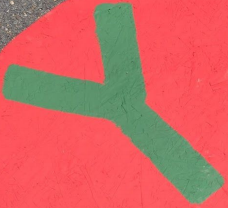
#> input picture letter_detect/test2_roi.png, 228 x 208 px
$ python orientation.py
#> lines starting #> are read from the running program, lines starting #| are printed output that depends on the picture; after the words box and inside, x2 and y2 are one past the last pixel; in counts of white or black regions, pixels touching at a corner belong together
import numpy as np
import cv2
from matplotlib import pyplot as plt

MIN_MATCH_COUNT = 10

img1 = cv2.imread('Y.png',0)          # queryImage
img2 = cv2.imread('test2_roi.png',0) # trainImage
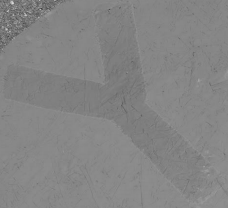
#> img2: shape (208, 228); min 63, max 218, mean 132.6

img1 = cv2.Canny(img1, 100, 500)
img2 = cv2.Canny(img2, 100, 500)
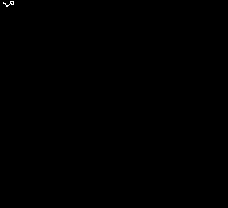
#> img2: shape (208, 228); 0.05% white in thin lines or dots, all inside (x1, y1, x2, y2) = (3, 1, 14, 7)

# Initiate SIFT detector
freak = cv2.xfeatures2d.FREAK_create()
# Initiate FAST detector
fast = cv2.FastFeatureDetector_create()
# Initiate ORB detector
orb = cv2.ORB_create()

# Find the keypoints and descriptors with FREAK
#> (the run stopped early here; a loop or call above may not have finished)

$ run again, with letter_detect/test2.png copied over letter_detect/test2_roi.png
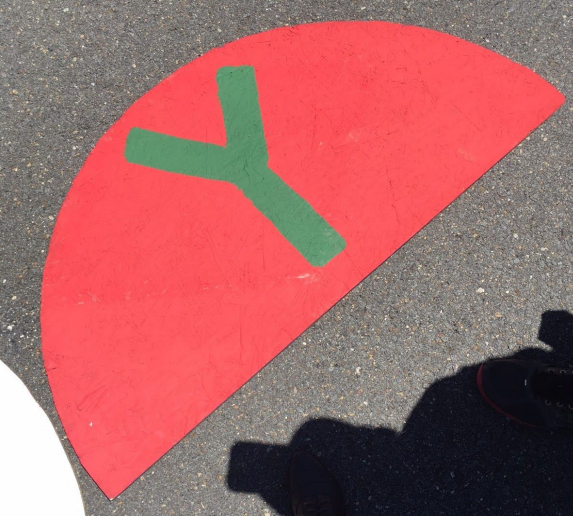
#> input picture letter_detect/test2.png, 573 x 516 px
#> `img2 = cv2.imread('test2_roi.png',0)`:
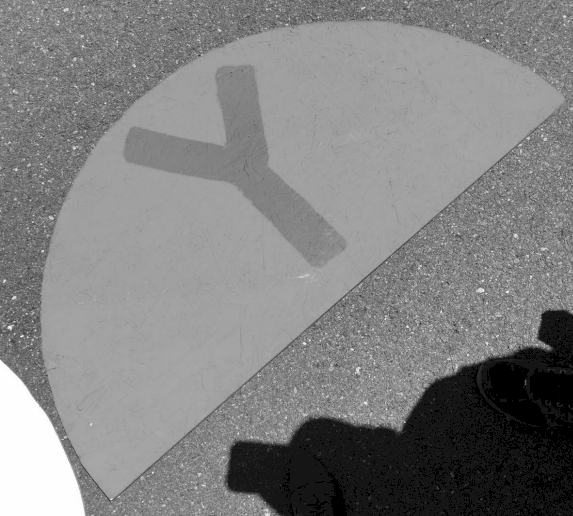
#> img2: shape (516, 573); min 0, max 255, mean 129.2
#> `img2 = cv2.Canny(img2, 100, 500)`:
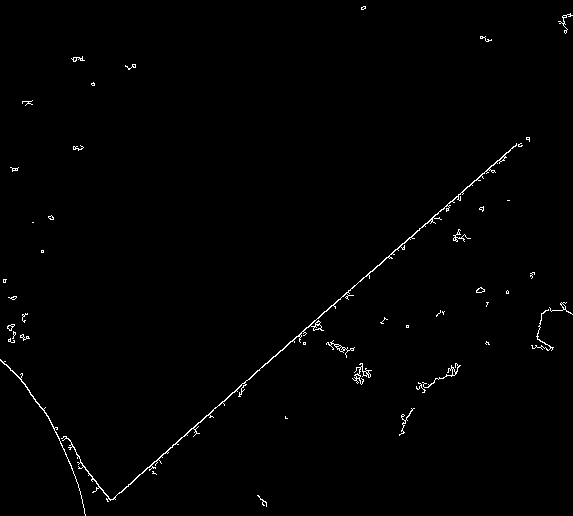
#> img2: shape (516, 573); 0.86% white in thin lines or dots

$ run again, with letter_detect/matches.jpg saved as letter_detect/test2_roi.png
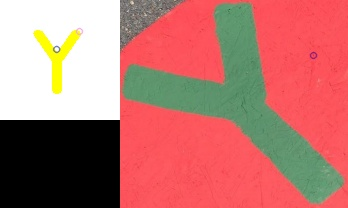
#> input picture letter_detect/matches.jpg, 348 x 208 px
#> `img2 = cv2.imread('test2_roi.png',0)`:
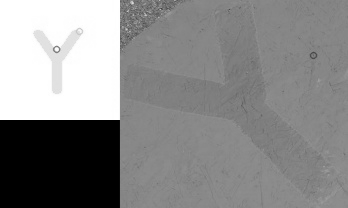
#> img2: shape (208, 348); min 0, max 255, mean 137.1
#> `img2 = cv2.Canny(img2, 100, 500)`:
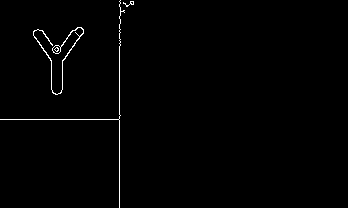
#> img2: shape (208, 348); 0.89% white in thin lines or dots, all inside (x1, y1, x2, y2) = (0, 0, 134, 208)
